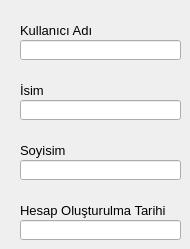
     <widget class="QWidget" name="tab_acc_general">
      <attribute name="title">
       <string>Hesap Bilgileri</string>
      </attribute>
      <widget class="QLabel" name="label">
       <property name="geometry">
        <rect>
         <x>20</x>
         <y>20</y>
         <width>121</width>
         <height>21</height>
        </rect>
       </property>
       <property name="font">
        <font>
         <pointsize>10</pointsize>
        </font>
       </property>
       <property name="text">
        <string>Kullanıcı Adı</string>
       </property>
      </widget>
      <widget class="QLabel" name="label_2">
       <property name="geometry">
        <rect>
         <x>20</x>
         <y>80</y>
         <width>121</width>
         <height>21</height>
        </rect>
       </property>
       <property name="font">
        <font>
         <pointsize>10</pointsize>
        </font>
       </property>
       <property name="text">
        <string>İsim</string>
       </property>
      </widget>
      <widget class="QLabel" name="label_3">
       <property name="geometry">
        <rect>
         <x>20</x>
         <y>140</y>
         <width>121</width>
         <height>21</height>
        </rect>
       </property>
       <property name="font">
        <font>
         <pointsize>10</pointsize>
        </font>
       </property>
       <property name="text">
        <string>Soyisim</string>
       </property>
      </widget>
      <widget class="QLabel" name="label_4">
       <property name="geometry">
        <rect>
         <x>20</x>
         <y>200</y>
         <width>161</width>
         <height>21</height>
        </rect>
       </property>
       <property name="font">
        <font>
         <pointsize>10</pointsize>
        </font>
       </property>
       <property name="text">
        <string>Hesap Oluşturulma Tarihi</string>
       </property>
      </widget>
      <widget class="QLineEdit" name="lineEdit_username">
       <property name="geometry">
        <rect>
         <x>20</x>
         <y>40</y>
         <width>161</width>
         <height>20</height>
        </rect>
       </property>
       <property name="font">
        <font>
         <pointsize>10</pointsize>
        </font>
       </property>
       <property name="readOnly">
        <bool>true</bool>
       </property>
      </widget>
      <widget class="QLineEdit" name="lineEdit_firstname">
       <property name="geometry">
        <rect>
         <x>20</x>
         <y>100</y>
         <width>161</width>
         <height>20</height>
        </rect>
       </property>
       <property name="font">
        <font>
         <pointsize>10</pointsize>
        </font>
       </property>
       <property name="readOnly">
        <bool>true</bool>
       </property>
      </widget>
      <widget class="QLineEdit" name="lineEdit_lastname">
       <property name="geometry">
        <rect>
         <x>20</x>
         <y>160</y>
         <width>161</width>
         <height>20</height>
        </rect>
       </property>
       <property name="font">
        <font>
         <pointsize>10</pointsize>
        </font>
       </property>
       <property name="readOnly">
        <bool>true</bool>
       </property>
      </widget>
      <widget class="QLineEdit" name="lineEdit_datecreated">
       <property name="geometry">
        <rect>
         <x>20</x>
         <y>220</y>
         <width>161</width>
         <height>20</height>
        </rect>
       </property>
       <property name="font">
        <font>
         <pointsize>10</pointsize>
        </font>
       </property>
       <property name="readOnly">
        <bool>true</bool>
       </property>
      </widget>
     </widget>
